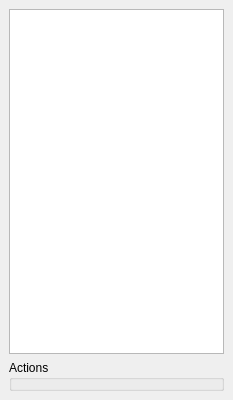
<ui version="4.0" >
 <class>ZMatrixDialog</class>
 <widget class="QDialog" name="ZMatrixDialog" >
  <property name="windowModality" >
   <enum>Qt::ApplicationModal</enum>
  </property>
  <property name="geometry" >
   <rect>
    <x>0</x>
    <y>0</y>
    <width>233</width>
    <height>400</height>
   </rect>
  </property>
  <property name="windowTitle" >
   <string>Z-Matrix Editor</string>
  </property>
  <property name="windowIcon" >
   <iconset resource="icons.qrc" >
    <normaloff>:/stackicons/icons/stack_zmatrix.svg</normaloff>:/stackicons/icons/stack_zmatrix.svg</iconset>
  </property>
  <layout class="QVBoxLayout" >
   <property name="spacing" >
    <number>6</number>
   </property>
   <property name="margin" >
    <number>9</number>
   </property>
   <item>
    <widget class="QTableWidget" name="ZMatrixTable" >
     <property name="selectionMode" >
      <enum>QAbstractItemView::SingleSelection</enum>
     </property>
    </widget>
   </item>
   <item>
    <widget class="QGroupBox" name="ActionsGroup" >
     <property name="title" >
      <string>Actions</string>
     </property>
     <layout class="QVBoxLayout" >
      <property name="spacing" >
       <number>4</number>
      </property>
      <property name="margin" >
       <number>2</number>
      </property>
     </layout>
    </widget>
   </item>
  </layout>
 </widget>
 <resources>
  <include location="icons.qrc" />
 </resources>
 <connections/>
</ui>
